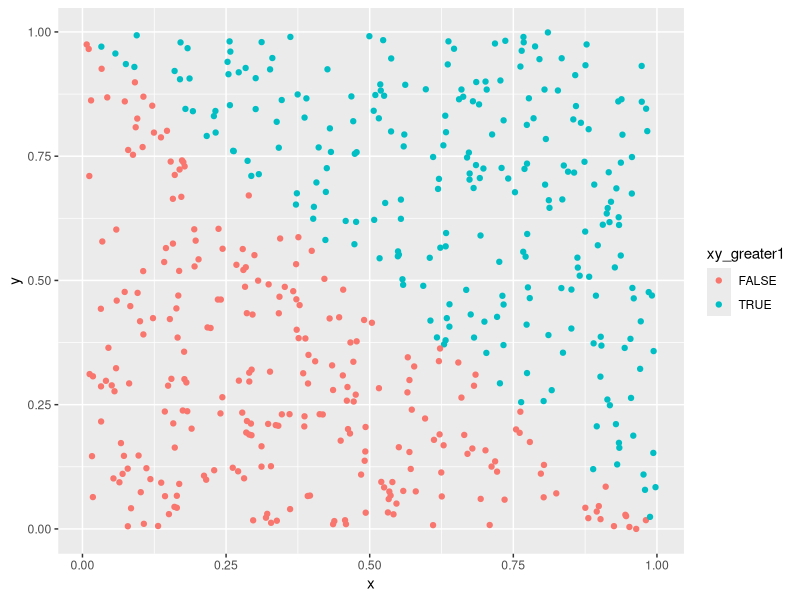
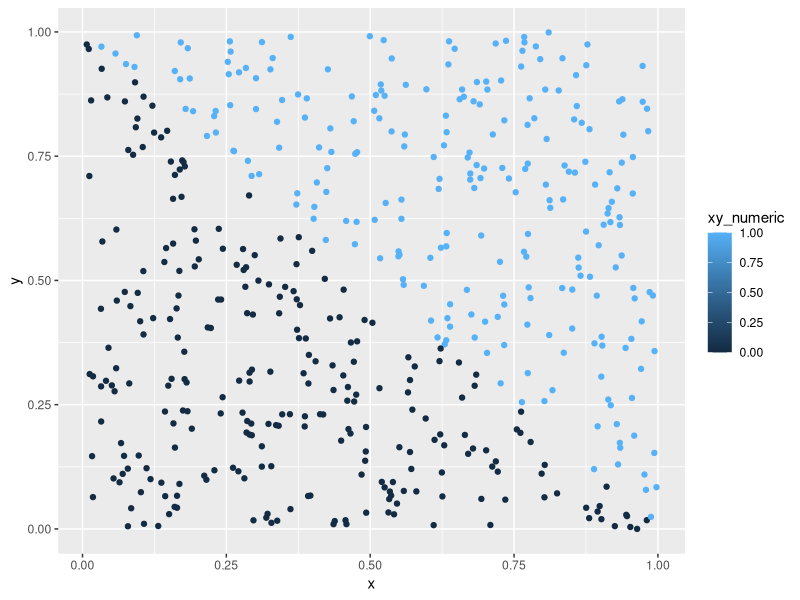
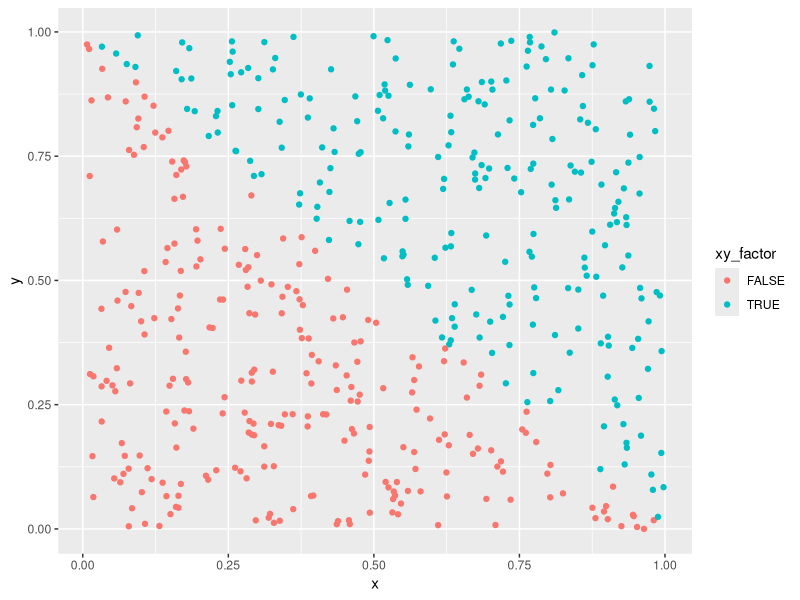
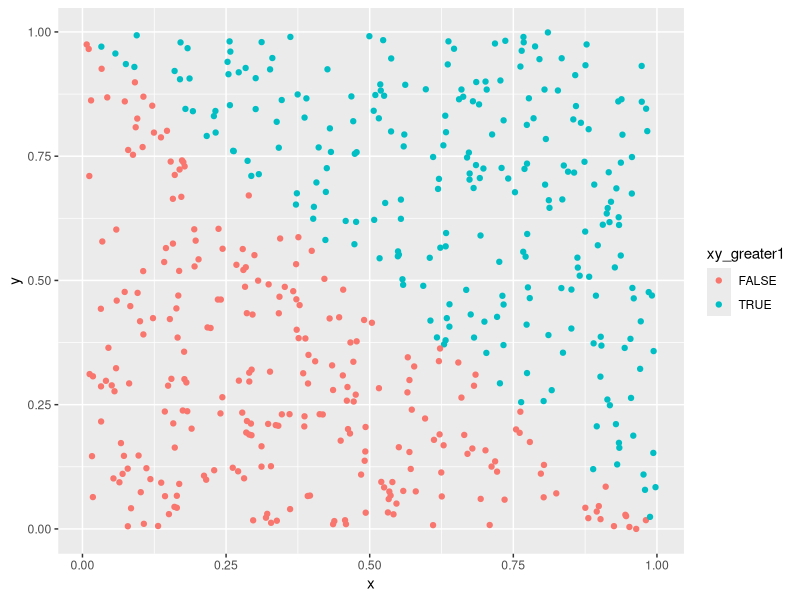

The R script that drew these images, in order:
## ---- chunk 1

library(tidyverse)

## ---- chunk 2

p1_df <- tibble(
  samp_norm = runif(8),
  samp_greater0 = samp_norm > 0,
  char = sample(LETTERS, 8),
  cats = factor(x = c("orange", "white", "tiger", "tiger", "orange", "white", "white", "tiger"))
)

## ---- chunk 3

mean(pull(p1_df, samp_norm))
mean(pull(p1_df, samp_greater0))
mean(pull(p1_df, char))
mean(pull(p1_df, cats))

## ---- chunk 4

as.numeric(pull(p1_df, samp_greater0))*pull(p1_df, samp_norm)

as.factor(pull(p1_df, samp_greater0))*pull(p1_df, samp_norm)

as.numeric(as.factor(pull(p1_df, samp_greater0)))*pull(p1_df, samp_norm)

## ---- chunk 5

p2_df <- tibble(
  x = runif(500),
  y = runif(500),
  xy_greater1 = ((x + y) > 1),
  xy_numeric = as.numeric(xy_greater1),
  xy_factor = as.factor(xy_greater1)
)

## ---- chunk 6

ggplot(p2_df, aes(x = x, y = y, color = xy_greater1)) +
  geom_point()

## ---- chunk 7

ggplot(p2_df, aes(x = x, y = y, color = xy_numeric)) +
  geom_point()

## ---- chunk 8

ggplot(p2_df, aes(x = x, y = y, color = xy_factor)) +
  geom_point()

## ---- chunk 9

plot1 <- ggplot(p2_df, aes(x = x, y = y, color = xy_greater1)) +
  geom_point()

ggsave("plot1.pdf", plot = plot1, device = "pdf")

